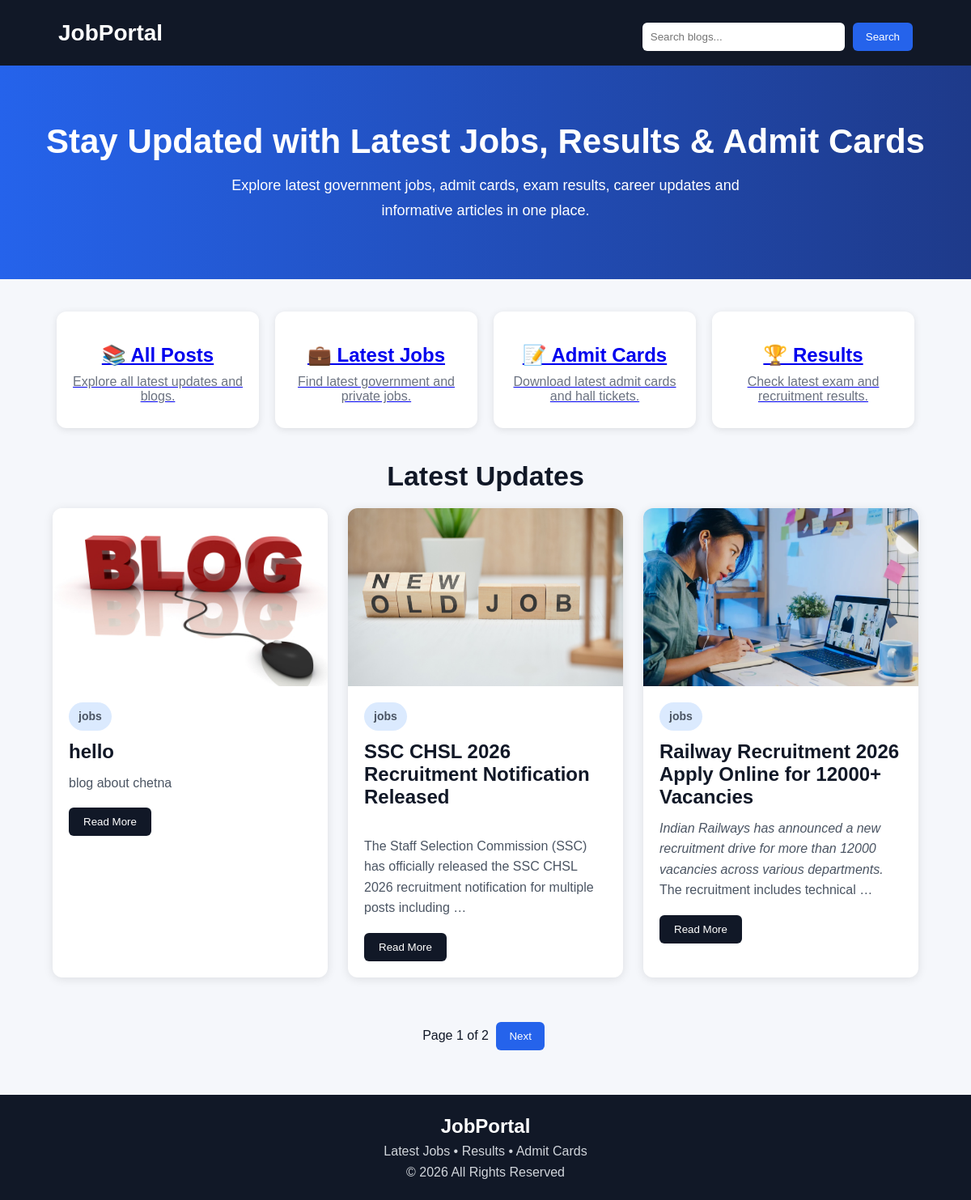
The page / on the database its author committed.
### blog/models.py (models this page shows, shortened)
class Blog(models.Model):
    CATEGORY_CHOICES = [
        ('jobs', 'Latest Jobs'),
        ('admit', 'Admit Card'),
        ('result', 'Results'),
    ]
    title = models.CharField(max_length=200)
    content = RichTextField()
    category = models.CharField(max_length=20, choices=CATEGORY_CHOICES)
    image = models.ImageField(upload_to='blog_images/', blank=True, null=True)
    created_at = models.DateTimeField(auto_now_add=True)

### blog/views.py (the view)
# urls.py: path('', views.home, name='home'),
def home(request):
    category = request.GET.get('category')
    search = request.GET.get('search')
    blogs = Blog.objects.all()
    if category:
        blogs = blogs.filter(category=category)
    if search:
        blogs = blogs.filter(title__icontains=search)
    paginator = Paginator(blogs, 3)
    page_number = request.GET.get('page')
    blogs = paginator.get_page(page_number)
    return render(request, 'home.html', {'blogs': blogs})

### blog/templates/home.html (shortened to what this page needs)
<!DOCTYPE html>
<html lang="en">
<head>
</head>
<body>
    <div class="navbar">
        <div class="logo">
            JobPortal
        </div>
        <div class="search-box">
            <form method="GET">
                <input type="text" name="search" placeholder="Search blogs...">
                <button type="submit">Search</button>
            </form>
        </div>
    </div>
    <div class="hero">
        <h1>Stay Updated with Latest Jobs, Results & Admit Cards</h1>
        <p>
            Explore latest government jobs, admit cards, exam results,
            career updates and informative articles in one place.
        </p>
    </div>
    <div class="category-section">
        <a href="/">
            <div class="category-card">
                <h2>📚 All Posts</h2>
                <p>Explore all latest updates and blogs.</p>
            </div>
        </a>
        <a href="/?category=jobs">
            <div class="category-card">
                <h2>💼 Latest Jobs</h2>
                <p>Find latest government and private jobs.</p>
            </div>
        </a>
        <a href="/?category=admit">
            <div class="category-card">
                <h2>📝 Admit Cards</h2>
                <p>Download latest admit cards and hall tickets.</p>
            </div>
        </a>
        <a href="/?category=result">
            <div class="category-card">
                <h2>🏆 Results</h2>
                <p>Check latest exam and recruitment results.</p>
            </div>
        </a>
    </div>
    <h1 class="section-title">Latest Updates</h1>
    <div class="container">
        {% for blog in blogs %}
        <div class="card">
            <img src="{{ blog.image.url }}" alt="">
            <div class="card-content">
                <p class="category">{{ blog.category }}</p>
                <h2>{{ blog.title }}</h2>
                <p>{{ blog.content|safe|truncatewords:20 }}</p>
                <a href="{% url 'blog_detail' blog.id %}">
                    <button class="read-btn">Read More</button>
                </a>
            </div>
        </div>
        {% endfor %}
    </div>
    <div class="pagination">
        <span>
            Page {{ blogs.number }} of {{ blogs.paginator.num_pages }}
        </span>
        {% if blogs.has_next %}
            <a href="?page={{ blogs.next_page_number }}">
                <button>Next</button>
            </a>
        {% endif %}
    </div>
    <div class="footer">
        <h2>JobPortal</h2>
        <p>Latest Jobs • Results • Admit Cards</p>
        <p>© 2026 All Rights Reserved</p>
    </div>
</body>
</html>

### blog/templates/home.html (style rules this page uses)
* { margin:0; padding:0; box-sizing:border-box; }
body { font-family: Arial, sans-serif; background:#f5f7fb; color:#111827; }
.navbar { background:#111827; color:white; padding:18px 6%; display:flex; justify-content:space-between; align-items:center; flex-wrap:wrap; }
.logo { font-size:28px; font-weight:bold; }
.search-box form { display:flex; gap:10px; margin-top:10px; }
.search-box input { padding:10px; width:250px; border:none; border-radius:6px; outline:none; }
.search-box button { padding:10px 16px; border:none; background:#2563eb; color:white; border-radius:6px; cursor:pointer; }
.hero { background:linear-gradient(to right,#2563eb,#1e3a8a); color:white; text-align:center; padding:70px 20px; }
.hero h1 { font-size:42px; margin-bottom:15px; }
.hero p { font-size:18px; max-width:700px; margin:auto; line-height:1.7; }
.category-section { width:90%; margin:40px auto; display:flex; flex-wrap:wrap; justify-content:center; gap:20px; }
.category-card { width:250px; background:white; padding:30px 20px; border-radius:12px; text-align:center; box-shadow:0px 2px 10px rgba(0,0,0,0.1); transition:0.3s; cursor:pointer; }
.category-card h2 { margin-top:10px; font-size:24px; }
.category-card p { margin-top:10px; color:#6b7280; }
.section-title { text-align:center; margin:20px 0; font-size:34px; }
.container { width:90%; margin:auto; display:flex; flex-wrap:wrap; justify-content:center; gap:25px; padding-bottom:50px; }
.card { width:340px; background:white; border-radius:12px; overflow:hidden; box-shadow:0px 2px 12px rgba(0,0,0,0.1); transition:0.3s; }
.card img { width:100%; height:220px; object-fit:cover; display:block; }
.card-content { padding:20px; }
.category { display:inline-block; background:#dbeafe; color:#1d4ed8; padding:6px 12px; border-radius:20px; font-size:14px; font-weight:bold; margin-bottom:12px; }
.card h2 { margin-bottom:12px; font-size:24px; }
.card p { color:#4b5563; line-height:1.6; }
.read-btn { margin-top:18px; padding:10px 18px; border:none; background:#111827; color:white; border-radius:6px; cursor:pointer; }
.pagination { text-align:center; margin-bottom:50px; }
.pagination button { padding:10px 16px; margin:5px; border:none; background:#2563eb; color:white; border-radius:6px; cursor:pointer; }
.footer { background:#111827; color:white; text-align:center; padding:25px; }
.footer p { margin-top:8px; color:#d1d5db; }

### rows shown on the page
Blog: image (picture), category "jobs", title "hello", content "blog about chetna"
Blog: image (picture), category "jobs", title "SSC CHSL 2026 Recruitment Notification Released", content "The Staff Selection Commission (SSC) has officially released the SSC CHSL 2026 recruitment notification for multiple posts including …"
Blog: image (picture), category "jobs", title "Railway Recruitment 2026 Apply Online for 12000+ Vacancies", content "Indian Railways has announced a new recruitment drive for more than 12000 vacancies across various departments. The recruitment includes technical …"

### other values the page prints
{{ blogs.number }} "1"
{{ blogs.paginator.num_pages }} "2"
